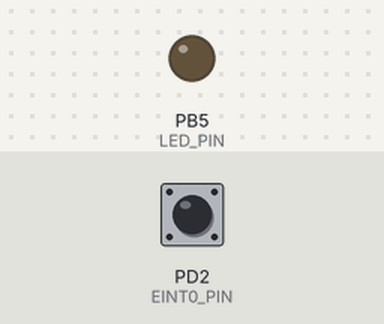
A program run on a simulated ATmega328P, built with avr-gcc and emulated at 8 MHz (the files do not name the chip). Parts: output pins drawn as LEDs (lit = HIGH). The test bench sets the inputs (shaded band); at power-on: PD2 (EINT0_PIN) HIGH.

Above: at 1.2 s.
1.3 s: PD2 (EINT0_PIN) pulled LOW for 0.15 s
At 2.0 s:
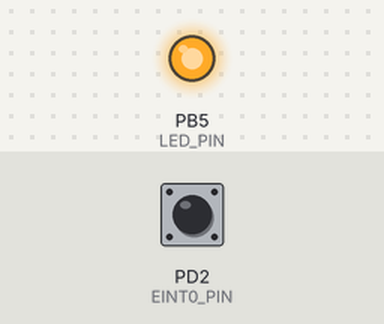
2.9 s: PD2 (EINT0_PIN) pulled LOW for 1 s
At 3.2 s:
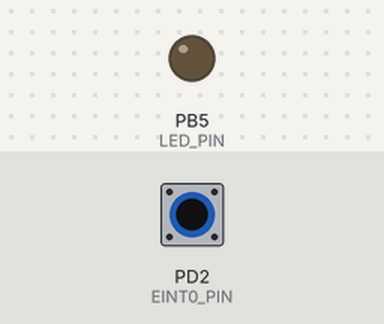
5.4 s: PD2 (EINT0_PIN) pulled LOW for 3.2 s
At 6.3 s:
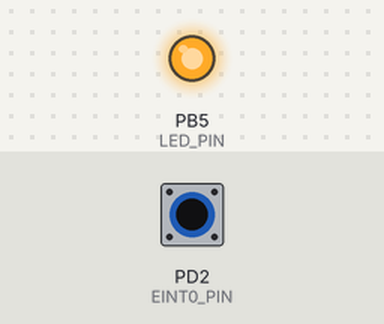
Timing chart, 0 to 8.4 s (numbered marks = the images above; inputs shaded):
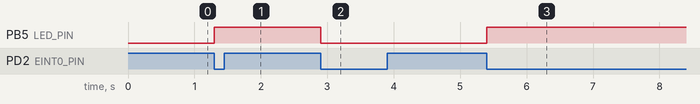

The program:

main.c
```c
#define F_CPU 8000000UL

#include <avr/io.h>
#include <avr/interrupt.h>
#include <util/delay.h>

#define sbi(REG, n) (REG |=  (1<<n))
#define cbi(REG, n) (REG &= ~(1<<n))

#define LED_PIN (PINB5)
#define EINT0_PIN (PIND2)

volatile int state = 0;

ISR(INT0_vect){
	state = !state;		//상태 토글
}

int main(){
	sbi(DDRB, LED_PIN); // LED 핀 출력 설정

	// 외부 인터럽트 설정
	cbi(DDRD, EINT0_PIN); // 외부 인터럽트 핀 0 입력으로 설정
	sbi(PORTD, EINT0_PIN); // 풀업 저항 활성화 (option, 외부 풀업이 없을경우)

	sbi(EICRA, ISC01); // ISC01,ISC00=1,0 폴링 엣지
	cbi(EICRA, ISC00);
	sbi(EIMSK, INT0); // INT0 활성화
	sei(); // 전역 인터럽트 활서와

	while(1){
		if(state == 1){
			sbi(PORTB, LED_PIN);
		}
		else{
			cbi(PORTB, LED_PIN);
		}
	}
	return 0;
}
```

Measured:
- after the input at 1.3 s, PB5 (LED_PIN): LOW → HIGH at once
- after the input at 2.9 s, PB5 (LED_PIN): HIGH → LOW at once
- after the input at 5.4 s, PB5 (LED_PIN): LOW → HIGH at once
